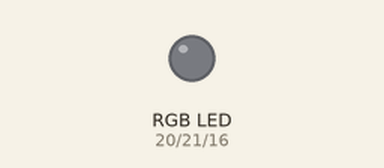
A program run on a simulated Raspberry Pi (BCM pin numbers). Shown: an RGB LED mixed from three pins (HIGH = lit).

Above: at 0.2 s.
At 1.1 s:
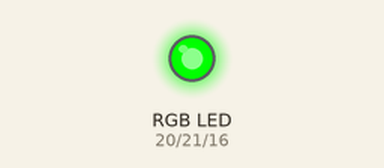
At 2.3 s:
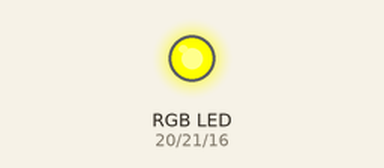
At 3.8 s:
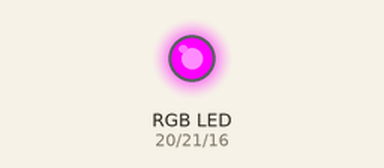
At 5.0 s:
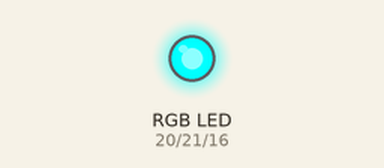
At 6.8 s:
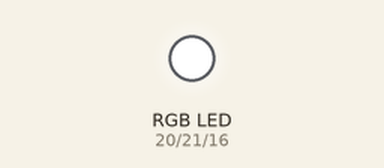
Timing chart, 0 to 8.3 s (numbered marks = the images above):
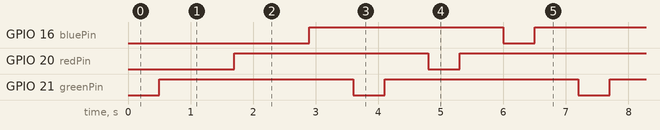

The program:

rgbDiode.py
```python
import RPi.GPIO as GPIO
import time

greenPin = 21
redPin = 20
bluePin = 16


GPIO.setmode(GPIO.BCM)

GPIO.setup(greenPin, GPIO.OUT)
GPIO.setup(redPin, GPIO.OUT)
GPIO.setup(bluePin, GPIO.OUT)

while True:
	for i in [greenPin, redPin, bluePin]:
		GPIO.output(i, GPIO.LOW)
		time.sleep(0.5)
		GPIO.output(i, GPIO.HIGH)
		time.sleep(0.7)
```

Measured:
- by itself, GPIO 16 (bluePin), GPIO 20 (redPin), GPIO 21 (greenPin): alternates HIGH for 3.1 s and LOW for 0.50 s
